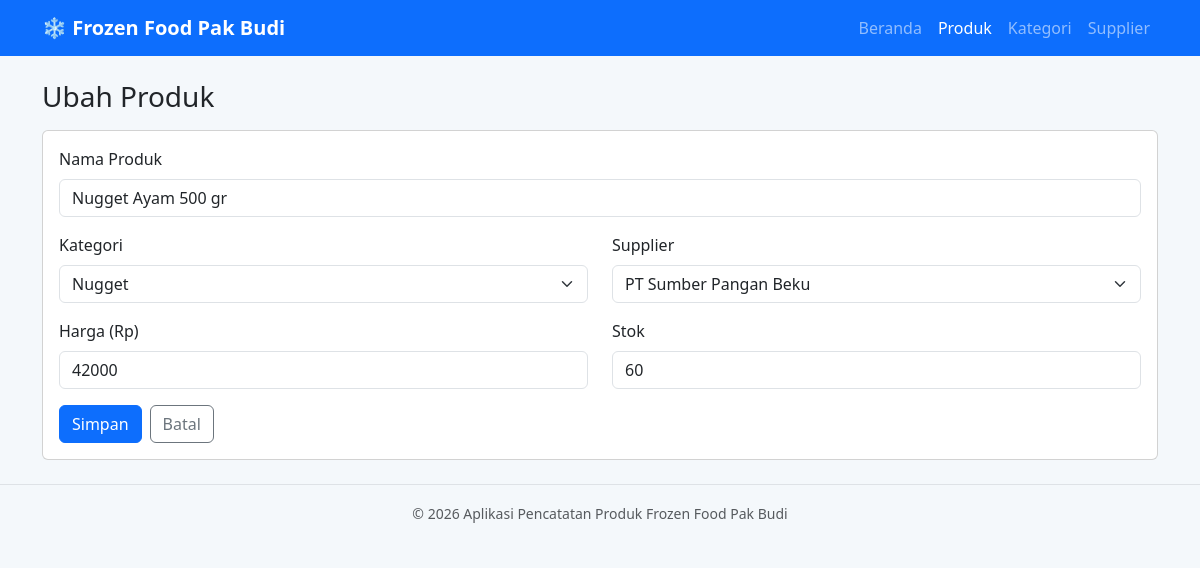
The app's page /produk_form.php?id=1 with its own data.
### tables this page shows
CREATE TABLE produk (
    id_produk   INT UNSIGNED NOT NULL AUTO_INCREMENT,
    nama_produk VARCHAR(150) NOT NULL,
    id_kategori INT UNSIGNED NOT NULL,
    id_supplier INT UNSIGNED NOT NULL,
    harga       INT UNSIGNED NOT NULL,
    stok        INT UNSIGNED NOT NULL,
    PRIMARY KEY (id_produk),
    KEY idx_produk_kategori (id_kategori),
    KEY idx_produk_supplier (id_supplier),
    CONSTRAINT fk_produk_kategori FOREIGN KEY (id_kategori)
        REFERENCES kategori (id_kategori)
        ON UPDATE CASCADE ON DELETE RESTRICT,
    CONSTRAINT fk_produk_supplier FOREIGN KEY (id_supplier)
        REFERENCES supplier (id_supplier)
        ON UPDATE CASCADE ON DELETE RESTRICT
);

CREATE TABLE kategori (
    id_kategori   INT UNSIGNED NOT NULL AUTO_INCREMENT,
    nama_kategori VARCHAR(100) NOT NULL,
    PRIMARY KEY (id_kategori),
    UNIQUE KEY uq_nama_kategori (nama_kategori)
);

CREATE TABLE supplier (
    id_supplier   INT UNSIGNED NOT NULL AUTO_INCREMENT,
    nama_supplier VARCHAR(100) NOT NULL,
    telepon       VARCHAR(20)  NOT NULL,
    alamat        VARCHAR(255) NOT NULL,
    PRIMARY KEY (id_supplier),
    UNIQUE KEY uq_nama_supplier (nama_supplier)
);

### includes/functions.php (called while the page is built, shortened)
<?php
function e($teks)
{
    return htmlspecialchars((string) $teks, ENT_QUOTES, 'UTF-8');
}
function ambil_id($nilai)
{
    $id = filter_var($nilai, FILTER_VALIDATE_INT);
    return ($id !== false && $id > 0) ? $id : 0;
}

### produk_form.php (the view, shortened to what this page needs)
<?php
require_once __DIR__ . '/config.php';
require_once __DIR__ . '/includes/functions.php';
$id = ambil_id($_GET['id'] ?? ($_POST['id'] ?? 0));
$data = ['nama_produk' => '', 'id_kategori' => '', 'id_supplier' => '', 'harga' => '', 'stok' => ''];
if ($id > 0) {
    $stmt = $pdo->prepare('SELECT * FROM produk WHERE id_produk = ?');
    $stmt->execute([$id]);
    $ada = $stmt->fetch();
    $data = $ada;
}
$daftar_kategori = $pdo->query('SELECT id_kategori, nama_kategori FROM kategori ORDER BY nama_kategori')->fetchAll();
$daftar_supplier = $pdo->query('SELECT id_supplier, nama_supplier FROM supplier ORDER BY nama_supplier')->fetchAll();
$judul = $id > 0 ? 'Ubah Produk' : 'Tambah Produk';
require_once __DIR__ . '/includes/header.php';
?>
<h1 class="h3 mb-3"><?= e($judul) ?></h1>
<form method="post" class="card card-body" novalidate>
    <div class="mb-3">
        <label for="nama_produk" class="form-label">Nama Produk</label>
        <input type="text" id="nama_produk" name="nama_produk" class="form-control" maxlength="150"
               value="<?= e($data['nama_produk']) ?>" required>
    </div>
    <div class="row">
        <div class="col-md-6 mb-3">
            <label for="id_kategori" class="form-label">Kategori</label>
            <select id="id_kategori" name="id_kategori" class="form-select" required>
                <?php foreach ($daftar_kategori as $k): ?>
                    <option value="<?= (int) $k['id_kategori'] ?>" <?= (string) $data['id_kategori'] === (string) $k['id_kategori'] ? 'selected' : '' ?>>
                        <?= e($k['nama_kategori']) ?>
                    </option>
                <?php endforeach; ?>
            </select>
        </div>
        <div class="col-md-6 mb-3">
            <label for="id_supplier" class="form-label">Supplier</label>
            <select id="id_supplier" name="id_supplier" class="form-select" required>
                <?php foreach ($daftar_supplier as $s): ?>
                    <option value="<?= (int) $s['id_supplier'] ?>" <?= (string) $data['id_supplier'] === (string) $s['id_supplier'] ? 'selected' : '' ?>>
                        <?= e($s['nama_supplier']) ?>
                    </option>
                <?php endforeach; ?>
            </select>
        </div>
    </div>
    <div class="row">
        <div class="col-md-6 mb-3">
            <label for="harga" class="form-label">Harga (Rp)</label>
            <input type="text" inputmode="numeric" id="harga" name="harga" class="form-control"
                   value="<?= e($data['harga']) ?>" required>
        </div>
        <div class="col-md-6 mb-3">
            <label for="stok" class="form-label">Stok</label>
            <input type="text" inputmode="numeric" id="stok" name="stok" class="form-control"
                   value="<?= e($data['stok']) ?>" required>
        </div>
    </div>
    <div class="d-flex gap-2">
        <button type="submit" class="btn btn-primary">Simpan</button>
        <a href="produk.php" class="btn btn-outline-secondary">Batal</a>
    </div>
</form>
<?php require_once __DIR__ . '/includes/footer.php'; ?>

### assets/style.css (style rules this page uses)
body { background-color: #f4f8fb; }

### records on screen
produk: nama_produk "Nugget Ayam 500 gr", id_kategori "Nugget", id_supplier "PT Sumber Pangan Beku", harga "42000", stok "60"

### other values on screen
$judul "Ubah Produk"
